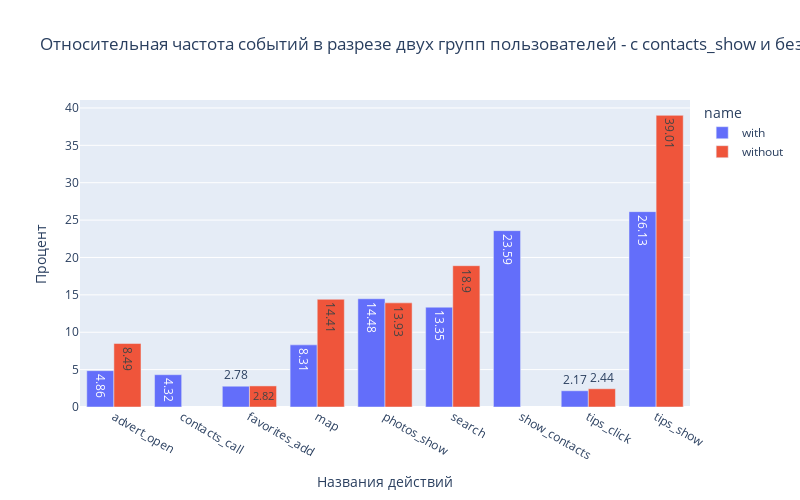

This figure's notebook cell:
### Code cell
# строим график
z=px.bar(table_w, x='event_name',y='percent',\
          barmode="group",text='percent',color='name',\
         title='Относительная частота событий в разрезе двух групп пользователей - с contacts_show и без него ',height=500,width=800)
z.update_xaxes(title_text='Названия действий')
z.update_yaxes(title_text='Процент')
z.show()

### Figure 1 — Plotly figure (JSON) as saved in the notebook; plotly's stock layout.template omitted (floating-point values rounded to 4 significant figures)
{"data": [{"alignmentgroup": "True", "hovertemplate": "name=with<br>event_name=%{x}<br>percent=%{text}<extra></extra>", "legendgroup": "with", "marker": {"color": "#636efa", "pattern": {"shape": ""}}, "name": "with", "offsetgroup": "with", "orientation": "v", "showlegend": true, "text": [4.86, 4.32, 2.78, 8.31, 14.48, 13.35, 23.59, 2.17, 26.13], "textposition": "auto", "type": "bar", "x": ["advert_open", "contacts_call", "favorites_add", "map", "photos_show", "search", "show_contacts", "tips_click", "tips_show"], "xaxis": "x", "y": [4.86, 4.32, 2.78, 8.31, 14.48, 13.35, 23.59, 2.17, 26.13], "yaxis": "y"}, {"alignmentgroup": "True", "hovertemplate": "name=without<br>event_name=%{x}<br>percent=%{text}<extra></extra>", "legendgroup": "without", "marker": {"color": "#EF553B", "pattern": {"shape": ""}}, "name": "without", "offsetgroup": "without", "orientation": "v", "showlegend": true, "text": [8.49, 2.82, 14.41, 13.93, 18.9, 2.44, 39.01], "textposition": "auto", "type": "bar", "x": ["advert_open", "favorites_add", "map", "photos_show", "search", "tips_click", "tips_show"], "xaxis": "x", "y": [8.49, 2.82, 14.41, 13.93, 18.9, 2.44, 39.01], "yaxis": "y"}], "layout": {"barmode": "group", "height": 500, "legend": {"title": {"text": "name"}, "tracegroupgap": 0}, "title": {"text": "Относительная частота событий в разрезе двух групп пользователей - с contacts_show и без него "}, "width": 800, "xaxis": {"anchor": "y", "domain": [0, 1], "title": {"text": "Названия действий"}}, "yaxis": {"anchor": "x", "domain": [0, 1], "title": {"text": "Процент"}}}}
